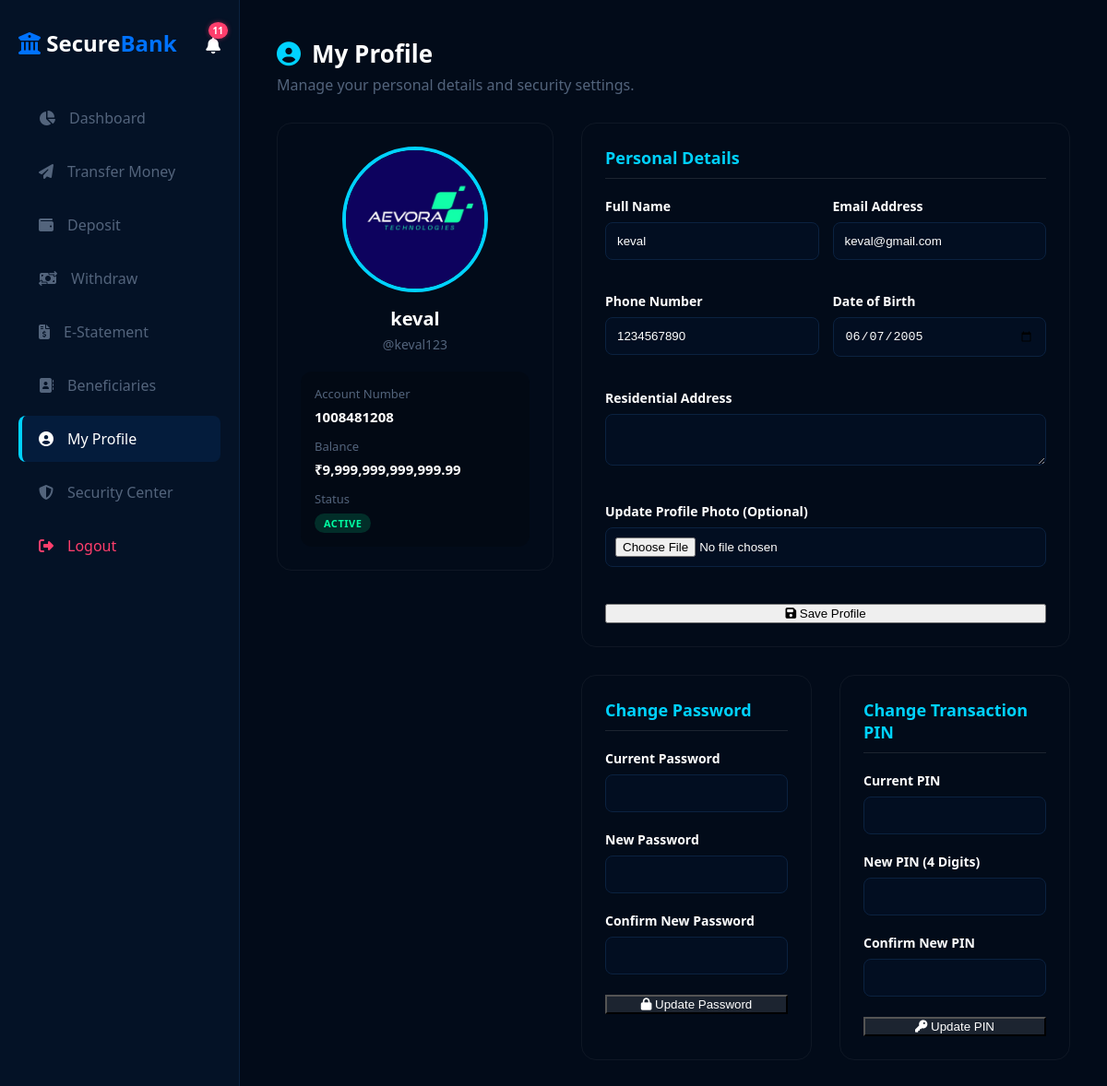
Screenshot of /user/profile.php (signed in) with the database file from the repository.
### tables this page shows
CREATE TABLE `users` (
  `user_id` int(11) NOT NULL,
  `full_name` varchar(100) NOT NULL,
  `email` varchar(150) NOT NULL,
  `phone` varchar(15) NOT NULL,
  `address` text DEFAULT NULL,
  `dob` date DEFAULT NULL,
  `profile_photo` varchar(255) DEFAULT 'default.png',
  `username` varchar(50) NOT NULL,
  `password` varchar(255) NOT NULL,
  `status` enum('active','blocked') DEFAULT 'active',
  `last_login` timestamp NULL DEFAULT NULL,
  `created_at` timestamp NOT NULL DEFAULT current_timestamp(),
  `updated_at` timestamp NOT NULL DEFAULT current_timestamp() ON UPDATE current_timestamp()
);

CREATE TABLE `accounts` (
  `account_id` int(11) NOT NULL,
  `user_id` int(11) NOT NULL,
  `account_number` varchar(20) NOT NULL,
  `balance` decimal(15,2) NOT NULL DEFAULT 0.00,
  `pin` varchar(255) NOT NULL,
  `status` enum('active','frozen','closed') DEFAULT 'active',
  `account_type` enum('savings','checking','current') DEFAULT 'savings',
  `created_at` timestamp NOT NULL DEFAULT current_timestamp(),
  `updated_at` timestamp NOT NULL DEFAULT current_timestamp() ON UPDATE current_timestamp()
);

### includes/functions.php (called while the page is built, shortened)
<?php
function formatCurrency($amount) { return '₹' . number_format($amount, 2); }
function validateAccountStatus($conn, $user_id, $operation_type = 'financial') {
    $stmt = mysqli_prepare($conn, "SELECT a.*, u.status as user_status FROM accounts a JOIN users u ON a.user_id = u.user_id WHERE a.user_id=?");
    mysqli_stmt_bind_param($stmt, 'i', $user_id);
    mysqli_stmt_execute($stmt);
    $account = mysqli_fetch_assoc(mysqli_stmt_get_result($stmt));
    return $account;
}
function getUnreadNotificationCount($conn, $user_id, $type = 'user') {
    $stmt = mysqli_prepare($conn, "SELECT COUNT(*) as c FROM notifications WHERE type=? AND (user_id=? OR user_id=0) AND is_read=0");
    mysqli_stmt_bind_param($stmt, 'si', $type, $user_id);
    mysqli_stmt_execute($stmt);
    $res = mysqli_fetch_assoc(mysqli_stmt_get_result($stmt));
    return $res['c'] ?? 0;
}

### user/profile.php (the view, shortened to what this page needs)
<?php
require_once '../config/session.php';
require_once '../includes/functions.php';
$user_id = $_SESSION['user_id'];
$account = validateAccountStatus($conn, $user_id, 'view');
$stmt = mysqli_prepare($conn, "SELECT * FROM users WHERE user_id=?");
mysqli_stmt_bind_param($stmt, 'i', $user_id);
mysqli_stmt_execute($stmt);
$user = mysqli_fetch_assoc(mysqli_stmt_get_result($stmt));
$active = 'profile';
?>
<!DOCTYPE html>
<html lang="en">
<head>
    <link rel="stylesheet" href="../assets/css/premium-theme.css">
    <link rel="stylesheet" href="../assets/css/app-theme.css">
    <link rel="stylesheet" href="https://cdnjs.cloudflare.com/ajax/libs/font-awesome/6.4.0/css/all.min.css">
</head>
<body>
<div class="dashboard-container">
    <?php include __DIR__ . '/partials/sidebar.php'; ?>
    <main class="main-content">
        <header class="page-header">
            <div>
                <h1><i class="fa-solid fa-user-circle" style="color: var(--accent-blue);"></i> My Profile</h1>
                <p>Manage your personal details and security settings.</p>
            </div>
        </header>
        <div class="profile-grid">
            <div class="card profile-sidebar">
                <?php $photoPath = ($user['profile_photo'] === 'default.png') ? '../assets/images/avatar.png' : '../assets/uploads/' . htmlspecialchars($user['profile_photo']); ?>
                <img src="<?= $photoPath ?>" alt="Profile Photo" class="profile-photo" onerror="this.src='../assets/images/avatar.png';">
                <h3 style="border:none; padding:0; margin-bottom: 5px; color: white; font-size: 20px;"><?= htmlspecialchars($user['full_name']) ?></h3>
                <p style="color: var(--text-muted); font-size: 14px; margin-top:0;">@<?= htmlspecialchars($user['username']) ?></p>
                <?php if($account): ?>
                <div class="account-badge">
                    <div style="margin-bottom: 12px;">
                        <span class="label">Account Number</span>
                        <span class="val"><?= htmlspecialchars($account['account_number']) ?></span>
                    </div>
                    <div style="margin-bottom: 12px;">
                        <span class="label">Balance</span>
                        <span class="val"><?= formatCurrency($account['balance']) ?></span>
                    </div>
                    <div>
                        <span class="label">Status</span>
                        <span class="badge-status badge-<?= $account['status'] ?>"><?= ucfirst($account['status']) ?></span>
                    </div>
                </div>
                <?php endif; ?>
            </div>
            <div>
                <div class="card">
                    <h3>Personal Details</h3>
                    <form method="POST" enctype="multipart/form-data">
                        <div class="form-grid">
                            <div class="form-group">
                                <label>Full Name</label>
                                <input type="text" name="full_name" class="form-control" value="<?= htmlspecialchars($user['full_name']) ?>" required>
                            </div>
                            <div class="form-group">
                                <label>Email Address</label>
                                <input type="email" name="email" class="form-control" value="<?= htmlspecialchars($user['email']) ?>" required>
                            </div>
                            <div class="form-group">
                                <label>Phone Number</label>
                                <input type="text" name="phone" class="form-control" value="<?= htmlspecialchars($user['phone']) ?>" required>
                            </div>
                            <div class="form-group">
                                <label>Date of Birth</label>
                                <input type="date" name="dob" class="form-control" value="<?= htmlspecialchars($user['dob'] ?? '') ?>">
                            </div>
                            <div class="form-group full">
                                <label>Residential Address</label>
                                <textarea name="address" class="form-control" rows="2"><?= htmlspecialchars($user['address'] ?? '') ?></textarea>
                            </div>
                            <div class="form-group full">
                                <label>Update Profile Photo (Optional)</label>
                                <input type="file" name="profile_photo" class="form-control" accept="image/png, image/jpeg, image/jpg, image/gif" style="padding: 10px;">
                            </div>
                        </div>
                        <button type="submit" class="btn btn-primary" style="margin-top: 20px; width: 100%;"><i class="fa-solid fa-save"></i> Save Profile</button>
                    </form>
                </div>
                <div style="display: grid; grid-template-columns: 1fr 1fr; gap: 30px;">
                    <div class="card">
                        <h3>Change Password</h3>
                        <form method="POST">
                            <div class="form-group">
                                <label>Current Password</label>
                                <input type="password" name="current_password" class="form-control" required>
                            </div>
                            <div class="form-group">
                                <label>New Password</label>
                                <input type="password" name="new_password" class="form-control" minlength="6" required>
                            </div>
                            <div class="form-group">
                                <label>Confirm New Password</label>
                                <input type="password" name="confirm_password" class="form-control" minlength="6" required>
                            </div>
                            <button type="submit" class="btn" style="width: 100%; background: rgba(255,255,255,0.1); color: white;"><i class="fa-solid fa-lock"></i> Update Password</button>
                        </form>
                    </div>
                    <?php if($account): ?>
                    <div class="card">
                        <h3>Change Transaction PIN</h3>
                        <form method="POST">
                            <div class="form-group">
                                <label>Current PIN</label>
                                <input type="password" name="current_pin" class="form-control" pattern="[0-9]{4}" required>
                            </div>
                            <div class="form-group">
                                <label>New PIN (4 Digits)</label>
                                <input type="password" name="new_pin" class="form-control" pattern="[0-9]{4}" required>
                            </div>
                            <div class="form-group">
                                <label>Confirm New PIN</label>
                                <input type="password" name="confirm_pin" class="form-control" pattern="[0-9]{4}" required>
                            </div>
                            <button type="submit" class="btn" style="width: 100%; background: rgba(255,255,255,0.1); color: white;"><i class="fa-solid fa-key"></i> Update PIN</button>
                        </form>
                    </div>
                    <?php endif; ?>
                </div>
            </div>
        </div>
    </main>
</div>
</body>
</html>

### user/partials/sidebar.php (shortened to what this page needs)
<?php
$active = $active ?? '';
$navItems = [
    'dashboard'  => ['dashboard.php',       'fa-chart-pie',            'Dashboard'],
    'transfer'   => ['transfer.php',        'fa-paper-plane',          'Transfer Money'],
    'deposit'    => ['deposit.php',         'fa-wallet',               'Deposit'],
    'withdraw'   => ['withdraw.php',        'fa-money-bill-transfer',  'Withdraw'],
    'statement'  => ['statement.php',       'fa-file-invoice-dollar',  'E-Statement'],
    'beneficiaries'=> ['beneficiaries.php', 'fa-address-book',         'Beneficiaries'],
    'profile'    => ['profile.php',         'fa-user-circle',          'My Profile'],
    'security'   => ['security_center.php', 'fa-shield-halved',        'Security Center'],
];
?>
<aside class="sidebar">
    <div class="brand" style="display: flex; justify-content: space-between; align-items: center; width: 100%;">
        <div><i class="fa-solid fa-building-columns" style="color: var(--primary-glow);"></i> Secure<span>Bank</span></div>
        <div class="notif-bell" style="position: relative;">
            <?php
                $unread = getUnreadNotificationCount($conn, $_SESSION['user_id'] ?? 0, 'user');
            ?>
            <a href="notifications.php" style="color: white; text-decoration: none; position: relative;">
                <i class="fa-solid fa-bell" style="font-size: 18px;"></i>
                <?php if ($unread > 0): ?>
                    <span style="position: absolute; top: -6px; right: -8px; background: #ff3e6c; color: white; font-size: 10px; font-weight: bold; border-radius: 50%; padding: 2px 5px; box-shadow: 0 0 5px rgba(255,62,108,0.5);"><?= $unread ?></span>
                <?php endif; ?>
            </a>
        </div>
    </div>
    <ul class="nav-menu">
        <?php foreach ($navItems as $key => $item): ?>
        <li class="nav-item <?= $active === $key ? 'active' : '' ?>">
            <a href="<?= $item[0] ?>"><i class="fa-solid <?= $item[1] ?>"></i> <?= $item[2] ?></a>
        </li>
        <?php endforeach; ?>
        <li class="nav-item">
            <a href="logout.php" style="color: #ff3e6c;"><i class="fa-solid fa-right-from-bracket"></i> Logout</a>
        </li>
    </ul>
</aside>

### assets/css/premium-theme.css (style rules this page uses)
:root { --bg-dark: #020b19; --bg-card: #041226; --primary-glow: #0072ff; --accent-blue: #00d2ff; --text-main: #ffffff; --text-muted: #53647c; --border-color: #0b2240; }
body { background-color: var(--bg-dark); color: var(--text-main); font-family: 'Segoe UI', Roboto, sans-serif; margin: 0; padding: 0; }
.form-control { background: #020e21; border: 1px solid var(--border-color); color: #fff; border-radius: 8px; padding: 12px; width: 100%; box-sizing: border-box; }

### assets/css/app-theme.css (style rules this page uses)
.dashboard-container { display: grid; grid-template-columns: 260px 1fr; min-height: 100vh; }
.sidebar { background-color: var(--bg-card); border-right: 1px solid var(--border-color); padding: 30px 20px; }
.sidebar .brand { font-size: 24px; font-weight: bold; color: #fff; margin-bottom: 40px; display: flex; align-items: center; gap: 10px; }
.sidebar .brand span { color: var(--primary-glow); }
.nav-menu { list-style: none; padding: 0; margin: 0; }
.nav-item a { display: flex; align-items: center; gap: 15px; color: var(--text-muted); padding: 14px 18px; text-decoration: none; border-radius: 8px; margin-bottom: 8px; transition: all 0.3s; border-left: 4px solid transparent; }
.nav-item.active a, .nav-item a:hover { background: rgba(0, 114, 255, 0.1); color: #fff; border-left: 4px solid var(--accent-blue); }
.main-content { padding: 40px; overflow-y: auto; }
.page-header { display: flex; align-items: center; justify-content: space-between; flex-wrap: wrap; gap: 15px; margin-bottom: 30px; }
.page-header h1 { margin: 0; font-size: 26px; display: flex; align-items: center; gap: 12px; }
.page-header p { color: var(--text-muted); margin: 5px 0 0 0; }
.badge-status { display: inline-block; padding: 3px 10px; border-radius: 20px; font-size: 11px; font-weight: 600; text-transform: uppercase; letter-spacing: .5px; }
.badge-active { background: rgba(0,255,163,0.15); color: #00ffa3; }
.form-group { margin-bottom: 20px; }
.form-group label { display: block; font-weight: 600; font-size: 14px; margin-bottom: 8px; color: var(--text-main); }
body { transition: background-color 1s ease; }

### user/profile.php (style rules this page uses)
.profile-grid { display: grid; grid-template-columns: 300px 1fr; gap: 30px; align-items: start; }
.card { background: var(--surface-light); padding: 25px; border-radius: 16px; border: 1px solid rgba(255,255,255,0.05); margin-bottom: 30px; }
.card h3 { margin-top: 0; color: var(--accent-blue); margin-bottom: 20px; font-size: 18px; border-bottom: 1px solid rgba(255,255,255,0.1); padding-bottom: 10px; }
.profile-sidebar { text-align: center; }
.profile-photo { width: 150px; height: 150px; border-radius: 50%; object-fit: cover; border: 4px solid var(--accent-blue); margin: 0 auto 15px auto; display: block; background: rgba(0,0,0,0.2); }
.form-grid { display: grid; grid-template-columns: 1fr 1fr; gap: 15px; }
.form-group.full { grid-column: span 2; }
.account-badge { background: rgba(0,0,0,0.2); padding: 15px; border-radius: 12px; margin-top: 20px; text-align: left; }
.account-badge .label { color: var(--text-muted); font-size: 13px; display: block; margin-bottom: 5px; }
.account-badge .val { color: white; font-weight: 600; font-size: 15px; }

### rows the page displays
users: profile_photo (picture), full_name "keval", username "keval123", email "keval@gmail.com", phone "1234567890", dob "06/07/2005"
accounts: account_number "1008481208", balance "₹9,999,999,999,999.99", status "ACTIVE"

### other values shown
$unread "11"
$item[2] "Dashboard"
$item[2] "Transfer Money"
$item[2] "Deposit"
$item[2] "Withdraw"
$item[2] "E-Statement"
$item[2] "Beneficiaries"
$item[2] "My Profile"
$item[2] "Security Center"
